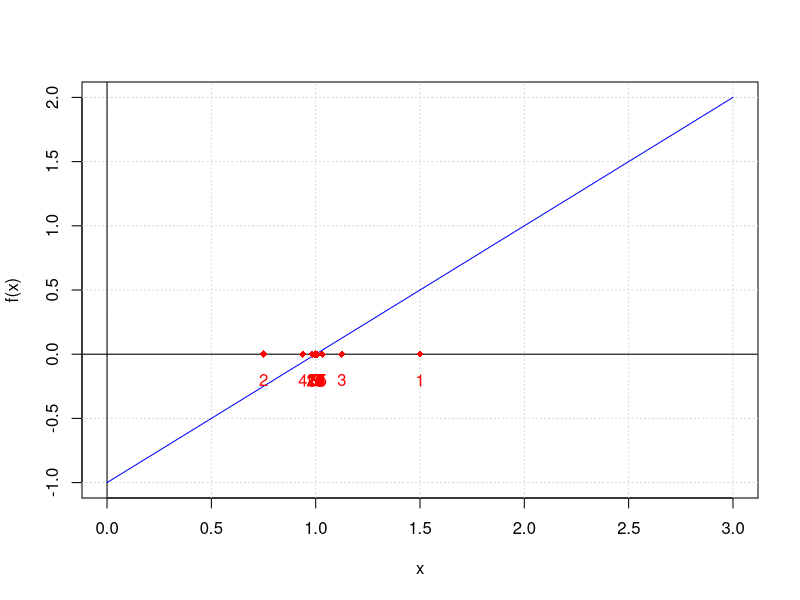
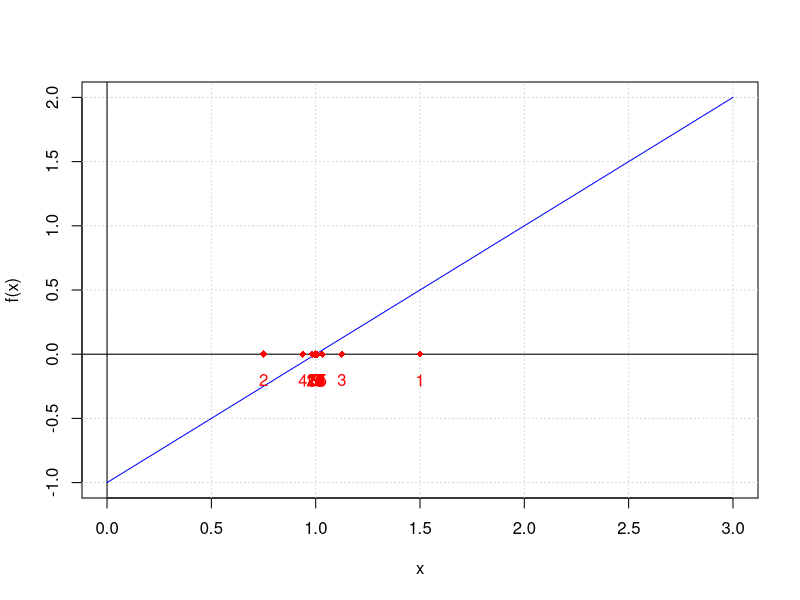
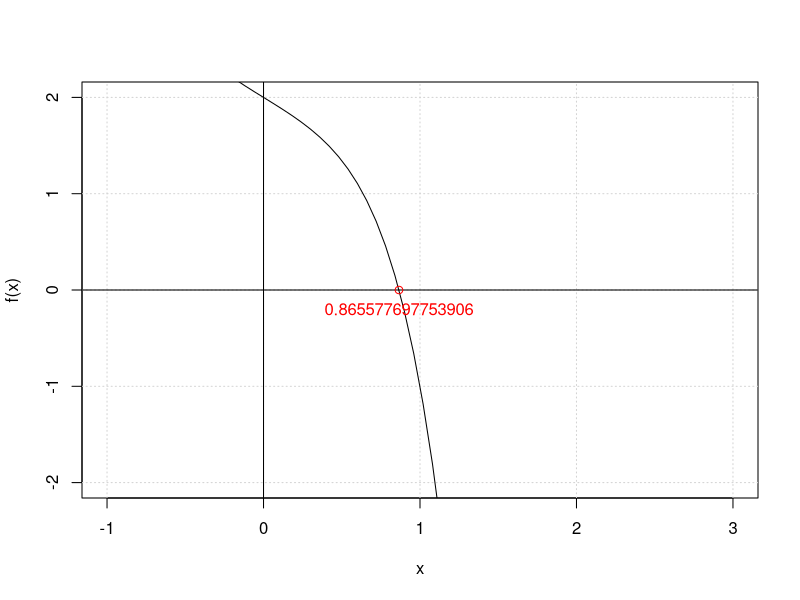
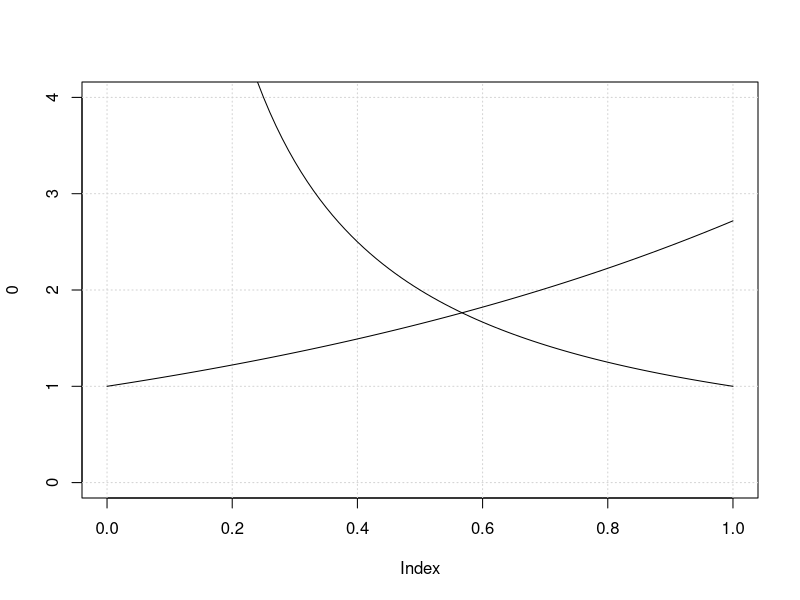
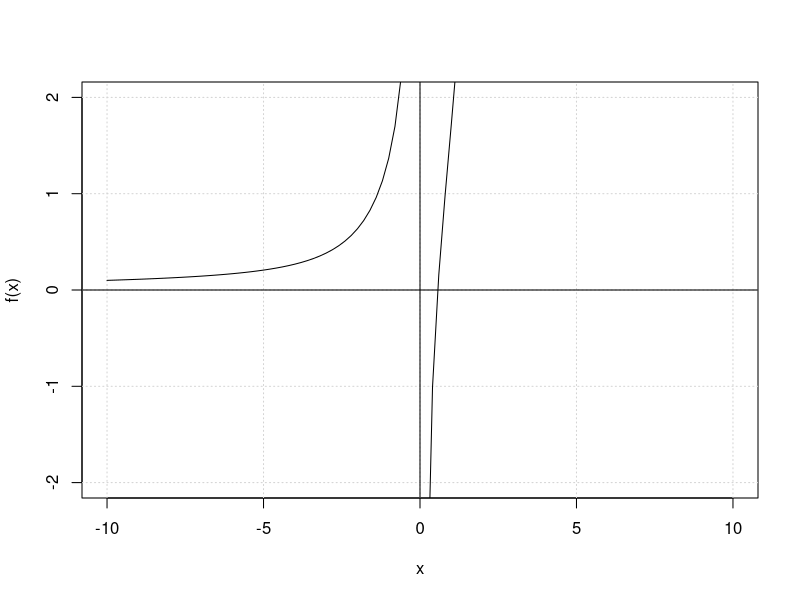
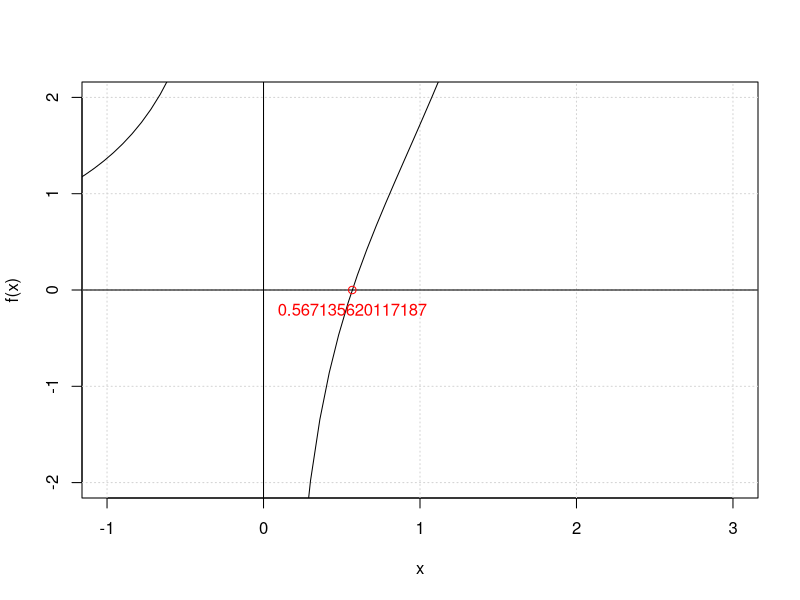
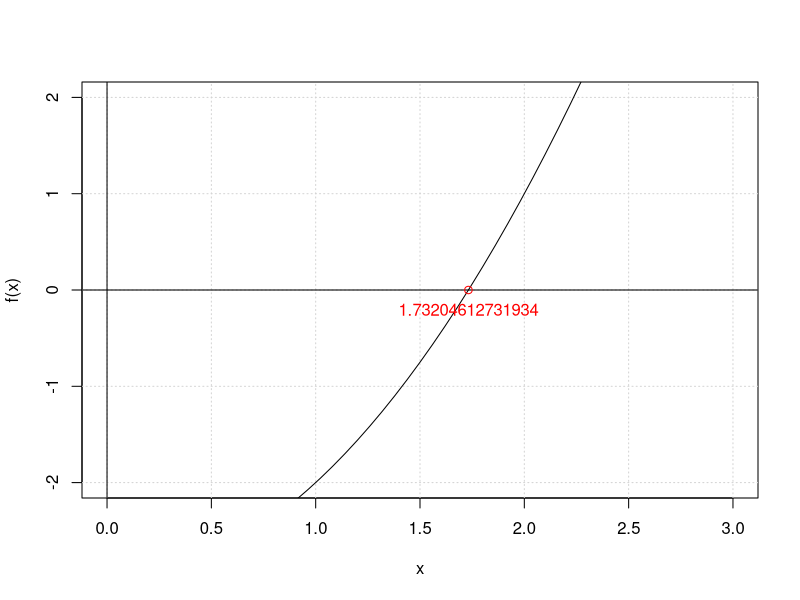
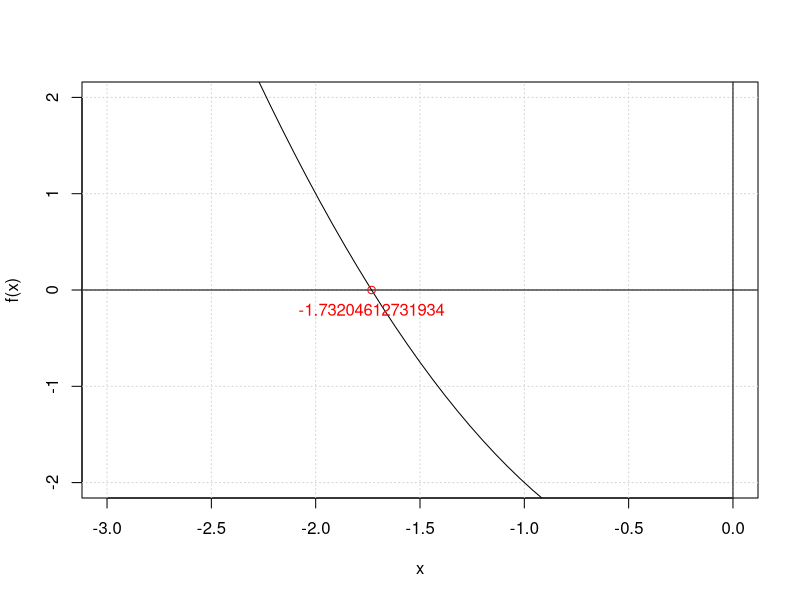

The R script that drew these images, in order:
## ---- chunk 1
options(digits = 21)
## ---- chunk 2
RaizBissecao = function(a,b,f,e){
  if(f(a)*f(b) >= 0) stop("Não existe raiz no intervalo a,b")
  
  while(TRUE){
    m = (a+b)/2
    
    if(f(m) == 0 | abs(b-m) < e) return(m)
    
    if(f(a)*f(m) < 0){
      b = m
    }else{
      a = m
    }
  }
}

RaizBissecao(0,3,f=function(x){x-1},0.000001)
## ---- chunk 3
RaizBissecaoRec = function(a,b,f,e){
  if(f(a)*f(b) >= 0) stop("Não existe raiz no intervalo a,b")
  
  m = (a+b)/2
  
  if(f(m) == 0 | abs(b-m) < e) return(m)
  if(f(a)*f(m) < 0) return(RaizBissecaoRec(a,m,f,e))
  
  return(RaizBissecaoRec(m, b, f, e))
}

RaizBissecaoRec(0,3,f=function(x){x-1},0.000001)
## ---- chunk 4
RaizBissecaoArray = function(a,b,f,e){
  if(f(a)*f(b) >= 0) stop("Não existe raiz no intervalo a,b")
  aproximacoes = c()
  while(TRUE){
    m = (a+b)/2
    
    if(f(m) == 0 | abs(b-m) < e) {
      aproximacoes = c(aproximacoes,m)
      return(aproximacoes)
    }
    if(f(a)*f(m) < 0){
      b = m
      aproximacoes = c(aproximacoes,m)
    }else{
      a = m
      aproximacoes = c(aproximacoes,m)
    }
  }
}

{
  saida = RaizBissecaoArray(0,3,f=function(x){x-1},0.000001)
  plot(0,xlab="x",ylab="f(x)",xlim=c(0,3),ylim=c(-1,2),type="n")
  grid()
  abline(h=0)
  abline(v=0)
  curve(x-1,col="blue",add=T)
  for(i in 1:length(saida)){
    points(saida[i],0,col="red",pch=18,cex.lab=1)
    text(saida[i],-0.2,i,col="red")
  }  
}
## ---- chunk 5
RaizBissecaoArray_rec = function(a,b,f,e){
  if(f(a)*f(b) >= 0) stop("Não existe raiz no intervalo a,b")
  
  m = (a+b)/2
  
  if(f(m) == 0 | abs(b-m) < e) return(m)
  if(f(a)*f(m) < 0) return(c(m,RaizBissecaoArray_rec(a,m,f,e)))
  
  return(c(m,RaizBissecaoArray_rec(m, b, f, e)))
}

{
  saida = RaizBissecaoArray_rec(0,3,f=function(x){x-1},0.000001)
  plot(0,xlab="x",ylab="f(x)",xlim=c(0,3),ylim=c(-1,2),type="n")
  grid()
  abline(h=0)
  abline(v=0)
  curve(x-1,col="blue",add=T)
  for(i in 1:length(saida)){
    points(saida[i],0,col="red",pch=18,cex.lab=1)
    text(saida[i],-0.2,i,col="red")
  }  
}
## ---- chunk 6
f = function(x){2-x^5 -x^3 - x}
## ---- chunk 7
a = -1
f(a) # > 0
b = 1
f(b) # < 0

#Garatimos que f(a)*f(b) < 0 

f(a)*f(b)
## ---- chunk 8
RaizBissecao(a,b,f,0.00001)
RaizBissecaoRec(a,b,f,0.00001)
## ---- chunk 9
raiz = RaizBissecao(a,b,f,0.00001)
{
  plot(0,xlab="x",ylab="f(x)",xlim=c(-1,3),ylim=c(-2,2),type="n")
  grid()
  abline(h=0)
  abline(v=0)
  plot(f,add = T,xlim = c(-3,3))
  points(RaizBissecao(a,b,f,0.00001),0,col = "red")
  text(raiz,-0.2,raiz,col="red")
}

#Observe que o ponto se aproxima bastante do 0 de f(x).
#Também podemos observar se o valor está correto aplicando a função no ponto encontrado.

f(raiz)

#O resultado é muito proximo de 0

## ---- chunk 10
f = function(x){exp(x) -1/x}
## ---- chunk 11
{
  plot(0, xlim = c(0, 1), ylim = c(0, 4), type = "n")
  grid()
  curve(1/x, add = T)
  curve(exp, add= T)
}

#Possui 1 raiz entre 0.5 e 0.8
## ---- chunk 12

#Observe também o gráfico da função:

{
  plot(0,xlab="x",ylab="f(x)",xlim=c(-10,10),ylim=c(-2,2),type="n")
  grid()
  abline(h=0)
  abline(v=0)
  plot(f,add = T,xlim = c(-10,10))
}

a = 0.5 ; f(a)
b = 0.8 ; f(b)
## ---- chunk 13
RaizBissecao(a,b,f,0.00001)
RaizBissecaoRec(a,b,f,0.00001)
## ---- chunk 14
raiz = RaizBissecao(a,b,f,0.00001)
{
  plot(0,xlab="x",ylab="f(x)",xlim=c(-1,3),ylim=c(-2,2),type="n")
  grid()
  abline(h=0)
  abline(v=0)
  plot(f,add = T,xlim = c(-3,3))
  points(RaizBissecao(a,b,f,0.00001),0,col = "red")
  text(raiz,-0.2,raiz,col="red")
}

#Observe que o ponto se aproxima bastante do 0 de f(x).
#Também podemos observar se o valor está correto aplicando a função no ponto encontrado.

f(raiz)

#O resultado é muito proximo de 0
## ---- chunk 15
f = function(x){x^2 - 3}
#Possui raiz em sqrt(3) e -sqrt(3)
## ---- chunk 16
#Dependendo do intervalo escolhido, iremos achar uma raiz diferente, positiva ou negativa.

a = 0 ; f(a) 
b = 3 ; f(b)
## ---- chunk 17
RaizBissecao(a,b,f,0.00001)
RaizBissecaoRec(a,b,f,0.00001)
## ---- chunk 18
raiz = RaizBissecao(a,b,f,0.00001)
{
  plot(0,xlab="x",ylab="f(x)",xlim=c(0,3),ylim=c(-2,2),type="n")
  grid()
  abline(h=0)
  abline(v=0)
  plot(f,add = T,xlim = c(-3,3))
  points(RaizBissecao(a,b,f,0.00001),0,col = "red")
  text(raiz,-0.2,raiz,col="red")
}

#Observe que o ponto se aproxima bastante do 0 de f(x).
#Também podemos observar se o valor está correto aplicando a função no ponto encontrado.

f(raiz)

#O resultado é muito proximo de 0
## ---- chunk 19
# caso escolhessemos b = -3, observe:
raiz = RaizBissecao(a,-3,f,0.00001)
{
  plot(0,xlab="x",ylab="f(x)",xlim=c(-3,0),ylim=c(-2,2),type="n")
  grid()
  abline(h=0)
  abline(v=0)
  plot(f,add = T,xlim = c(-3,3))
  points(RaizBissecao(a,-3,f,0.00001),0,col = "red")
  text(raiz,-0.2,raiz,col="red")
}

#Achamos o valor de -sqrt(3)
## ---- chunk 20
f = function(x){x^3/6 + x^2 +x -1}
## ---- chunk 21
#Podemos visualizar graficamente
{
  plot(0,xlab="x",ylab="f(x)",xlim=c(-6,5),ylim=c(-2,2),type="n")
  grid()
  abline(h=0)
  abline(v=0)
  plot(f,add = T,xlim = c(-10,10))
}
#Temos raizes em:
#(-6,-4); (-3,-1); (0,1)
## ---- chunk 22
a1 = -6 ; b1 = -4; f(a1)*f(b1)
a2 = -3 ; b2 = -1; f(a2)*f(b2)
a3 = 0 ; b3 = 1; f(a3)*f(b3)
## ---- chunk 23
RaizBissecao(a1,b1,f,0.00001)
RaizBissecao(a2,b2,f,0.00001)
RaizBissecao(a3,b3,f,0.00001)
## ---- chunk 24
raiz2 = round(RaizBissecao(a2,b2,f,0.00001),3)
raiz1 = round(RaizBissecao(a1,b1,f,0.00001),3)
raiz3 = round(RaizBissecao(a3,b3,f,0.00001),3)
{
  plot(0,xlab="x",ylab="f(x)",xlim=c(-6,5),ylim=c(-2,2),type="n")
  grid()
  abline(h=0)
  abline(v=0)
  plot(f,add = T,xlim = c(-6,5))
  points(RaizBissecao(a1,b1,f,0.00001),0,col = "red")
  text(raiz1,-0.2,raiz1,col="red")
  points(RaizBissecao(a2,b2,f,0.00001),0,col = "red")
  text(raiz2,-0.2,raiz2,col="red")
  points(RaizBissecao(a3,b3,f,0.00001),0,col = "red")
  text(raiz3,-0.2,raiz3,col="red")
}

## ---- chunk 25
{
  plot(0,xlab="x",ylab="f(x)",xlim=c(0,4),ylim=c(-2,2),type="n")
  grid()
  abline(h=0)
  abline(v=0)
  plot(sin,add = T,xlim = c(-10,10))
}
a = 2
b = 3.5
raiz = RaizBissecao(a,b,f = sin, 0.0001);raiz
## ---- chunk 26
aproxRaiz = function(x0,e = 0.00000000001){
  if(x0 < 0) stop("Não existe raiz de número negativo")
  
  if(x0 == 1 | x0==0) return(x0)
  
  if(x0 > 1) b = x0
  else b = 1
  
  return(RaizBissecao(0,b,function(x){x^2-x0},e))
}

aproxRaiz(2)
aproxRaiz(3)
aproxRaiz(5)
## ---- chunk 27

#Função da lista anterior
pol_exp_delta = function(x,delta = 0.001){
  if(!is.numeric(x)) stop("x tem que ser real")
  soma = 1
  i = 1
  while(TRUE){
    incre = x^(i)/factorial(i)
    
    if(abs(incre) < delta){
      return(soma)
    }else{
    soma = soma + incre
    }
    
    i = i + 1
  }
}

exp_raiz = function(x, e = 0.0000001){
  pol_exp_delta(aproxRaiz(x,e),delta = e)
}

# Verificando com a função pronta do R
exp_raiz(3)
exp(sqrt(3))
